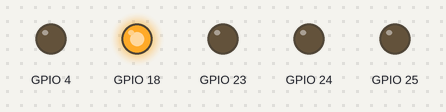
Simulated run of this program. Board: Raspberry Pi (BCM pin numbers). On the bench: output pins drawn as LEDs (lit = HIGH). What the program prints to the terminal is not drawn.

Above: at 0.2 s.
At 1.0 s:
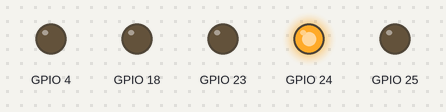
At 1.4 s:
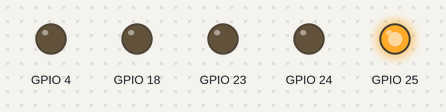
At 2.6 s:
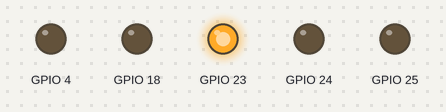
At 3.8 s:
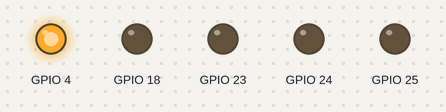
Timing chart, 0 to 4.6 s (numbered marks = the images above):
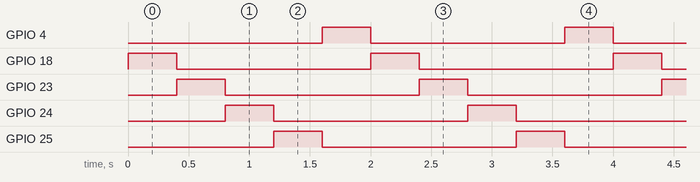

The program:

Py302_secuencia.py
```python
##-----------------------------------
## Py302_Secuencia
## Enrique Rodriguez Vela
##-----------------------------------
import RPi.GPIO as GPIO
import time

print("Programa para encender led")
GPIO.setwarnings(False)
GPIO.setmode(GPIO.BCM)
GPIO.setup(18, GPIO.OUT)
GPIO.setup(23, GPIO.OUT)
GPIO.setup(24, GPIO.OUT)
GPIO.setup(25, GPIO.OUT)
GPIO.setup(4, GPIO.OUT)


while(True):
   GPIO.output(18,True)
   time.sleep(0.4)
   GPIO.output(18,False)
   GPIO.output(23,True)
   time.sleep(0.4)
   GPIO.output(23,False)
   GPIO.output(24,True)
   time.sleep(0.4)
   GPIO.output(24,False)
   GPIO.output(25,True)
   time.sleep(0.4)
   GPIO.output(25,False)
   GPIO.output(4,True)
   time.sleep(0.4)
   GPIO.output(4,False)
 
```

Measured:
- by itself, GPIO 4, GPIO 18, GPIO 23–25: alternates HIGH for 0.40 s and LOW for 1.6 s
- by itself, everything shown: repeats every 2.0 s, in 5 steps
